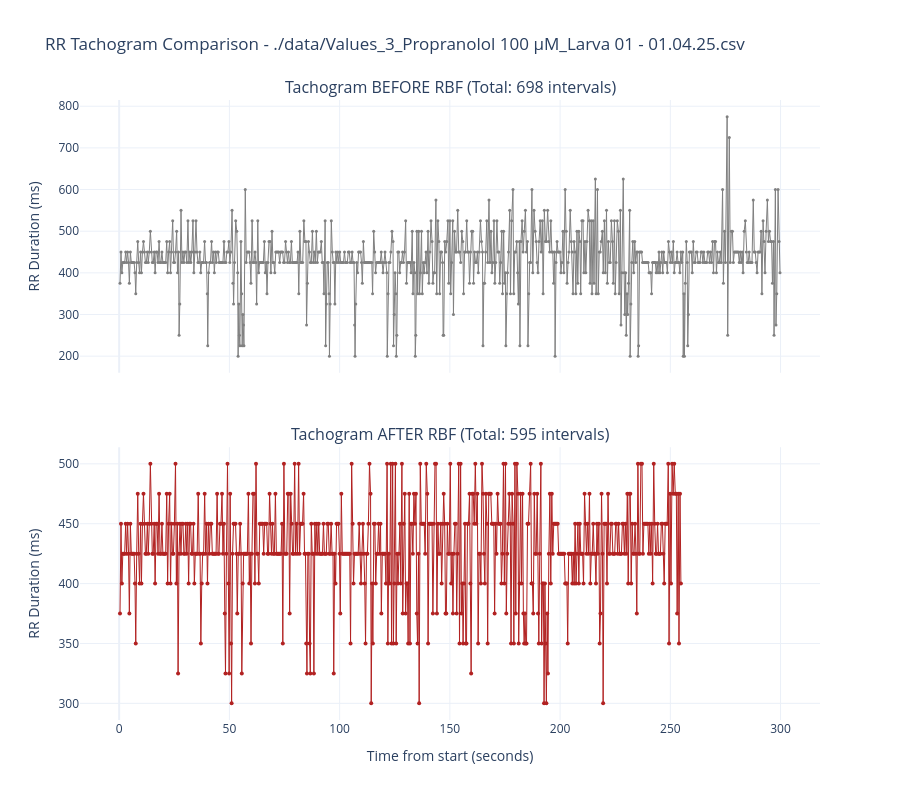

Here is the notebook cell this chart was saved with:
### Code cell
# RBF filtering on Propranolol 100 µM with HR(120 - 200) 
plot_tachogram_comparison(params['file_path'],params)

### Figure 1 — Plotly figure (JSON) as saved in the notebook; plotly's stock layout.template omitted (floating-point values rounded to 4 significant figures; data arrays with more than 128 entries replaced by an {"elided": "..."} marker saying what was removed)
{"data": [{"line": {"color": "gray", "width": 1}, "marker": {"size": 3}, "mode": "lines+markers", "name": "Raw RR", "type": "scatter", "x": {"elided": "698 float values"}, "xaxis": "x", "y": {"elided": "698 float values"}, "yaxis": "y"}, {"line": {"color": "firebrick", "width": 1}, "marker": {"size": 4}, "mode": "lines+markers", "name": "Filtered RR", "type": "scatter", "x": {"elided": "595 float values"}, "xaxis": "x2", "y": {"elided": "595 int values"}, "yaxis": "y2"}], "layout": {"annotations": [{"font": {"size": 16}, "showarrow": false, "text": "Tachogram BEFORE RBF (Total: 698 intervals)", "x": 0.5, "xanchor": "center", "xref": "paper", "y": 1, "yanchor": "bottom", "yref": "paper"}, {"font": {"size": 16}, "showarrow": false, "text": "Tachogram AFTER RBF (Total: 595 intervals)", "x": 0.5, "xanchor": "center", "xref": "paper", "y": 0.44, "yanchor": "bottom", "yref": "paper"}], "height": 800, "showlegend": false, "title": {"text": "RR Tachogram Comparison - ./data/Values_3_Propranolol 100 µM_Larva 01 - 01.04.25.csv"}, "xaxis": {"anchor": "y", "domain": [0, 1], "matches": "x2", "showticklabels": false}, "xaxis2": {"anchor": "y2", "domain": [0, 1], "title": {"text": "Time from start (seconds)"}}, "yaxis": {"anchor": "x", "domain": [0.56, 1], "title": {"text": "RR Duration (ms)"}}, "yaxis2": {"anchor": "x2", "domain": [0, 0.44], "title": {"text": "RR Duration (ms)"}}}}
